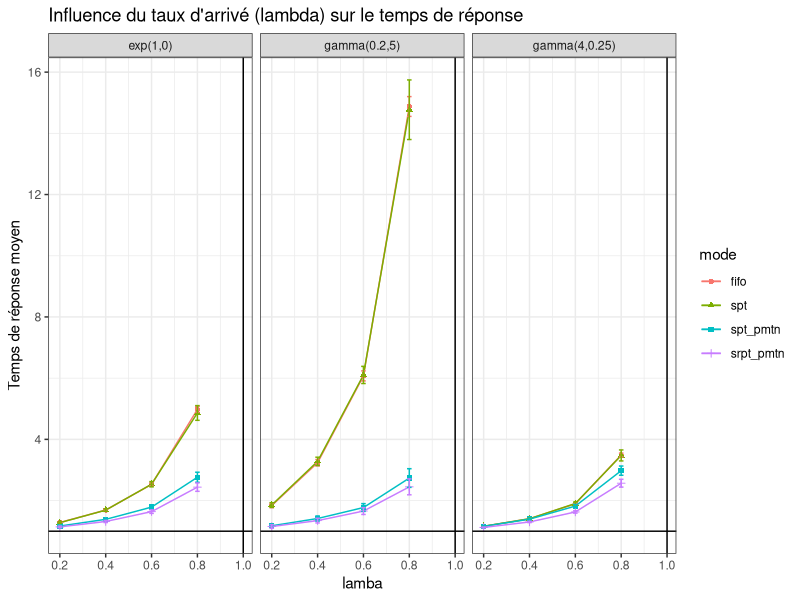
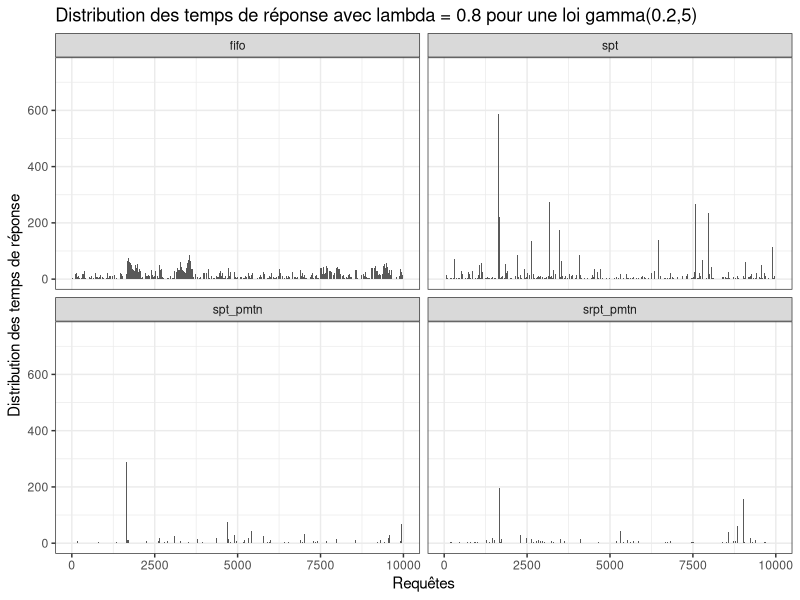
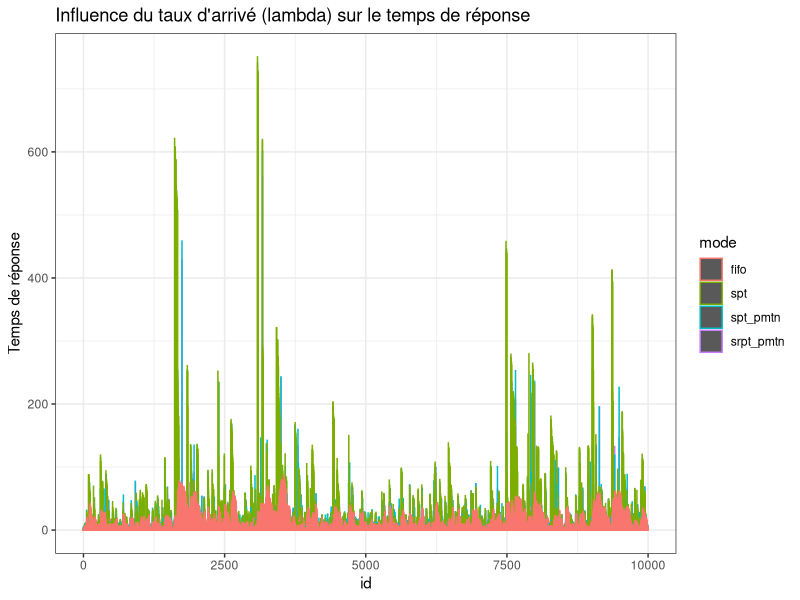

Reproduce these figures in R, in order.
## ---- chunk 1
#Libraries
library(plyr)
library(ggplot2)

## ---- chunk 2

Service <- function(n=1,typeservice,x,y) {
# genere un temps de service
  switch(typeservice,
         det = rep(1,n),
         uni = runif(n,x,y),
         gamma = rgamma(n,shape=x,scale=y),
         exp = rexp(n,x)
         )
}

FileLIFO <- function(n,lambda,typeservice,x,y,policy) {
    # simulates a M/GI/1 LIFO queue with different preemption policy
    # parameters:
    #    n :  total number of jobs
    #    lambda : arrival rate
    #    typeservice : service law (det uni gamma exp)
    #    x ,y : parameters of the service law
    #    policy: npmtn, pmtn, pmtn_restart, pmtn_reset
    # return value:
    #    vector with response time of each task assuming the queue is initially empty
    set.seed(10)                #in order to have the same time service each call with the same lambda, x, y
    A <- rexp(n,lambda)         # inter arrival
    t1 <- cumsum(A)             # arrival dates
    t2 <- rep(NA,n)             # completion dates
    S <- Service(n,typeservice,x,y) # initial service times
    
    #### Variables that define the state of the queue
    t = 0               # current time
    remaining = rep(NA,n)  # how much work remains to do for each task
    running = NA        # index of the currently running task
    waiting = c()       # stack with tasks which have arrived or have not been completed yet
    next_arrival = 1    # index of the next task to arrive
    sys_vide = 0        # by curiosity let's count the number of times the system is empty
    sys_interrupted = 0 # by curiosity let's count the number of times the system is interrupted
    used = rep(0, n)    # by curiosity let's count the total of time used by a process (including its restart)
    waiting_length = rep(NA,n)  # by curiosity let's save the preemptions for counting them later
    
    
    #### A few useful local functions 
    run_task = function() { # runs the last task of the waiting list
      #if there is still a process in the stack to run, we take the last one in
    
      if(length(waiting)>0) {
      
    #print("arrivals")
    #print(t1)

        index = length(waiting)
        #waiting_length[next_arrival-1] <<- index
        last_request = waiting[index] #it unstacks the last process received to update its remainning time
        #At first affectation it takes S[running], but after remaining[running] is returned
        remaining[last_request] <<- min(S[last_request],remaining[last_request],na.rm=T)

        #print("index") 
        #print(length(waiting))
        #print("queue") 
        #print(waiting)
    
        #return the waiting index of the process with a minimum remaining time > 0 : depending on the policy chosen
        switch(policy,
                        srpt_pmtn = 
                          { #we elect the min between the new and current request by comparing their remaining time
                            if (index >= 2) { 
                              if (remaining[waiting[index-1]] <= remaining[waiting[index]]) 
                                index = (index - 1)
                            }
                          },
                       
                        spt_pmtn = 
                          { #we elect the min between the new and current request by comparing their service time
                            if (index >= 2) { 
                              if (S[waiting[index-1]] <= S[waiting[index]]) 
                                index = (index - 1)
                            }
                          },
                       
                        spt = 
                          { #we elect the first shortest remaining time process, among all the waiting processes
                            min_process = which(remaining==min(remaining[remaining>0], na.rm=T))
                            
                            #print("spt ")
                            #print(min_process)
                            #print(remaining)
                            
                            index = (which(waiting == min_process)) #[1]
                          },
                        
                        fifo = 
                          { #we elect the first arrived
                            
                            #print("fifo ")
                            #print(remaining)
                            
                            index = 1
                          },
                         {
                           print ("Default case --> Error")
                         }
                )

      
        running <<- waiting[index]        
    
        #For some reason multiple process can be pushed in waiting with one call to push function, causing troubles
        #Moreover this issue, may engage other strange behaviors such as 
        if (is.na(remaining[running]))
          remaining[running] <<- min(S[running],remaining[running],na.rm=T)
    
        waiting <<- waiting[-index] #renvoie le tableau privé de l'element a la position index 
      }
    }

    push_task = function() { # insert the next_arrival-th task to the waiting list
                             # and run it if there is preemption
      if(policy != "spt" && policy != "fifo") {
        #It is preemptif
        if(!is.na(running)) {
          #if a process is running, we stack him because we are in preemption mode, and then stack also the next arrival. 
          waiting <<- c(waiting,running) #it stacks the current process, if t==t1[next_arrival]
        }
        running <<- NA #We set it to NA as if no process is running
      }
      #preemptif or not we stack the next arrival
      waiting <<- c(waiting,next_arrival)
      next_arrival <<- next_arrival+1 
      if(is.na(running)) { run_task() } #if it was preemtpif let run the next arrival, by unstack it
    }

    #### Main simulation loop
    while(TRUE) { 
      #dt is the time we will minus the remaning running process time
      # Look for next event
      dt = NA
      #have we reached the number max of process arrival ?
      if(next_arrival <=n) { dt = min(dt ,(t1[next_arrival]-t), na.rm=T ) } #dt=t1[..]-t it's a bit akward to take the min with dt because NA are deleted. Notice that t1[next_arrival]-t=dt is the next process arrival time - current time. So this is the elapsed time
      
      #is some process running ? if so, we finish executing it if its remaining time is lower than the delta time of the next arrival
      if(!is.na(running))  { dt = min(dt,remaining[running], na.rm=T) }
      
      #we've reached the max of process (no next arrival) and no process is running, we take off
      if(is.na(dt)) { break }
      
      # Update state
      t=t+dt
      if(!is.na(running)) { 
        # if a process is running, we subtract him dt time
        remaining[running] = remaining[running] - dt
        used[running] = used[running] + dt
        if(remaining[running]<=0) {
          #if the process is finished, we note the finish time
          t2[running] = t
          running = NA
          
          #the process is finished, it unstacks the last process and it launchs it depending on the policy chosen (resume, restart, restart with lower time), and affect remaining[running] to the corresponding time service
          run_task()
        }
      }
      
      if((next_arrival<=n) & (t==t1[next_arrival])) {
        #if this is time for the next arrival
        push_task() #insert the next_arrival task to the waiting list and run it if there is preemption
      }
      
    }
    
    #count the number of times the system is empty
    for(i in 2:n) {
      if ( t1[i]>t2[i-1]) {
        sys_vide = sys_vide + 1
      }
    }
    
    list (jobs = data.frame(arrival = t1, completion=t2, service=used, theoricService=S, response=(t2-t1), wl = waiting_length), 
          sys_vide = sys_vide)
}    

## ---- chunk 3

set.seed(10)
lambda_min  = 0.1
lambda_max  = 0.95
lambdas     = c(.2, .4, .6, .8) #seq(lambda_min, lambda_max, step)
step        = 0.05
n           = 10000
x           = 1
y           = 1
policies    = c("srpt_pmtn","spt_pmtn", "spt", "fifo")

laws        = data.frame()
laws        = rbind(laws, data.frame(name="exp(1,0)", fun="exp", x=1, y=0))
laws        = rbind(laws, data.frame(name="gamma(4,0.25)", fun="gamma", x=4, y=0.25))
laws        = rbind(laws, data.frame(name="gamma(0.2,5)", fun="gamma", x=0.2, y=5))

df = data.frame()
for(law in 1:nrow(laws)) {
  for(policy in policies){ 
    for(lambda in lambdas) {
        route=FileLIFO(n, lambda, typeservice=as.character(laws[law,]$fun), laws[law,]$x, laws[law,]$y, policy)
        tmp=route$jobs
        tmp$mode = policy
        tmp$lambda = lambda
        tmp$id=1:length(tmp$arrival)
        tmp$law = laws[law,]$name
        tmp$n = n
        tmp$sys_vide = route$sys_vide
        tmp$sys_interrupted=(tmp$n-tmp$sys_vide)
        df = rbind(df, tmp)
    }
  }
}

library(plyr)
res = ddply(df, c("law", "mode", "lambda", "n", "sys_vide", "sys_interrupted"), summarize, serviceM= mean(service), sd_service=sd(service), responseM=mean(response), sd_response=sd(response))

## ---- chunk 4
ggplot(data=res, aes(x = lambda, y = responseM, color = mode, shape = mode)) + 
  geom_line() +
  geom_point() + 
  geom_errorbar(width = 0.02, aes(x = lambda, y = responseM, ymin = responseM - 2 * sd_response/sqrt(n), ymax = responseM + 2 * sd_response/sqrt(n))) + 
  geom_vline(xintercept = 1) +
  geom_hline(yintercept = 1) +
  theme_bw() +
  facet_wrap(~law) +
  xlab("lamba") +
  ylab("Temps de réponse moyen") +
  ggtitle("Influence du taux d'arrivé (lambda) sur le temps de réponse")
## ---- chunk 5

ggplot(data=df[df$law=="gamma(0.2,5)" & df$lambda==0.8,], aes(x = id)) + 
  geom_bar(stat="identity", position="identity", aes(y=response)) + 
  theme_bw() +
  xlab("Requêtes") +
  facet_wrap(~mode) + 
  ylab("Distribution des temps de réponse") +
  ggtitle("Distribution des temps de réponse avec lambda = 0.8 pour une loi gamma(0.2,5)")

## ---- chunk 6

ggplot(data=df[df$lambda==0.8,], aes(x = id, color = mode, shape = mode)) + 
  geom_bar(stat="identity", position="identity", aes(y=response)) + 
  theme_bw() +
  xlab("id") +
  ylab("Temps de réponse") +
  ggtitle("Influence du taux d'arrivé (lambda) sur le temps de réponse")
